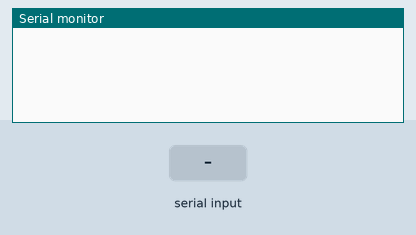
This sketch was run on a simulated Arduino Uno, built with avr-gcc and run on an emulated ATmega328P. Parts: the last lines printed to the serial monitor. The test bench sets the inputs (shaded band).

Above: at 1.2 s.
1.3 s: "90,45\n" received over Serial
At 3.4 s:
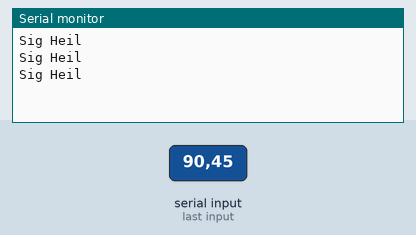
3.8 s: "1\n" received over Serial
At 4.5 s:
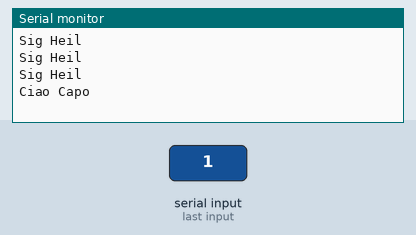
5.3 s: "2\n" received over Serial
At 5.7 s:
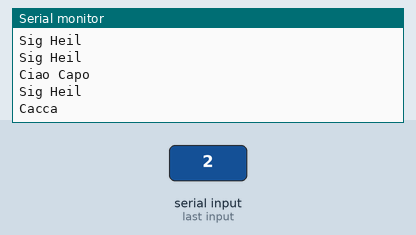

The sketch:

header.ino
```cpp
#include "headerFile.h"

void setup() {
  Serial.begin(115200);
}

void loop() {
  int n;
  bool go = false;

  if (Serial.available()) {
    n = Serial.parseInt();
    go = true;
  }

  if(go) {
    printSaluto(n);
    go = false;
  }
}
```

headerFile.h
```cpp
void printSaluto(int n) {
  switch (n){
    case 1:
      Serial.println("Ciao Capo");
      break;
      case 2:
      Serial.println("Cacca");
      break;
      default:
      Serial.println("Sig Heil");
      break;

  }
}
```

Measured:
- after the input at 1.3 s, the serial monitor: prints a new line at once (image 1)
- after the input at 3.8 s, the serial monitor: prints a new line at once (image 2)
- after the input at 5.3 s, the serial monitor: prints a new line at once (image 3)
